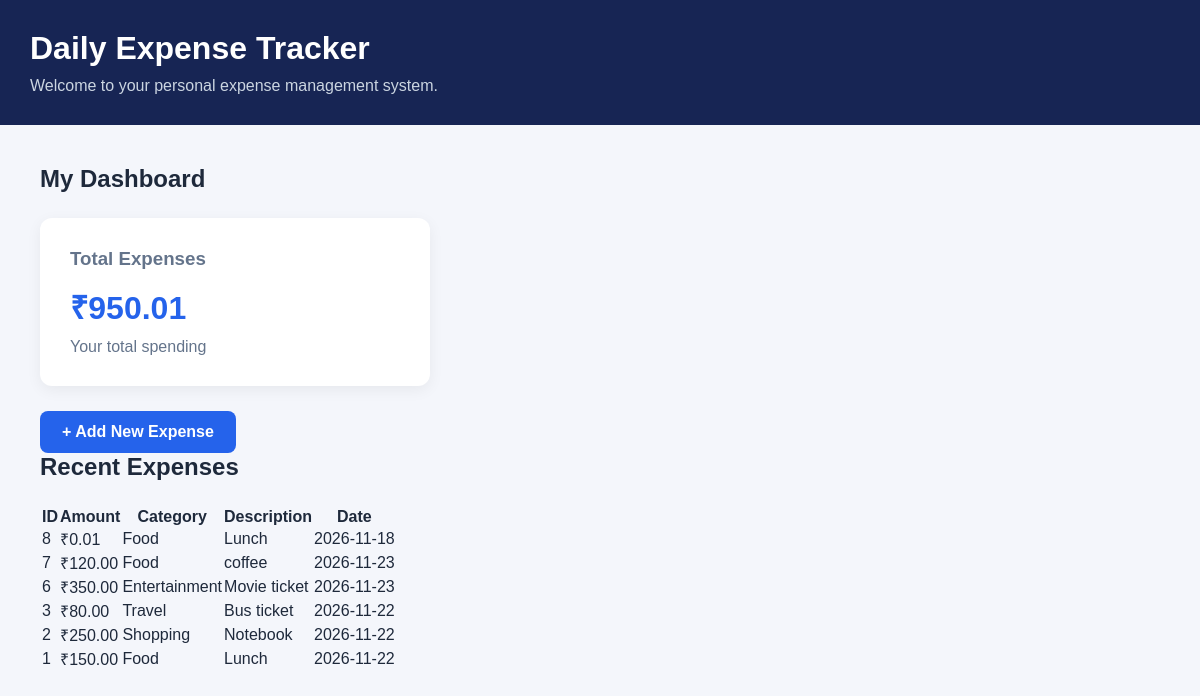
Before: / with the older database file.
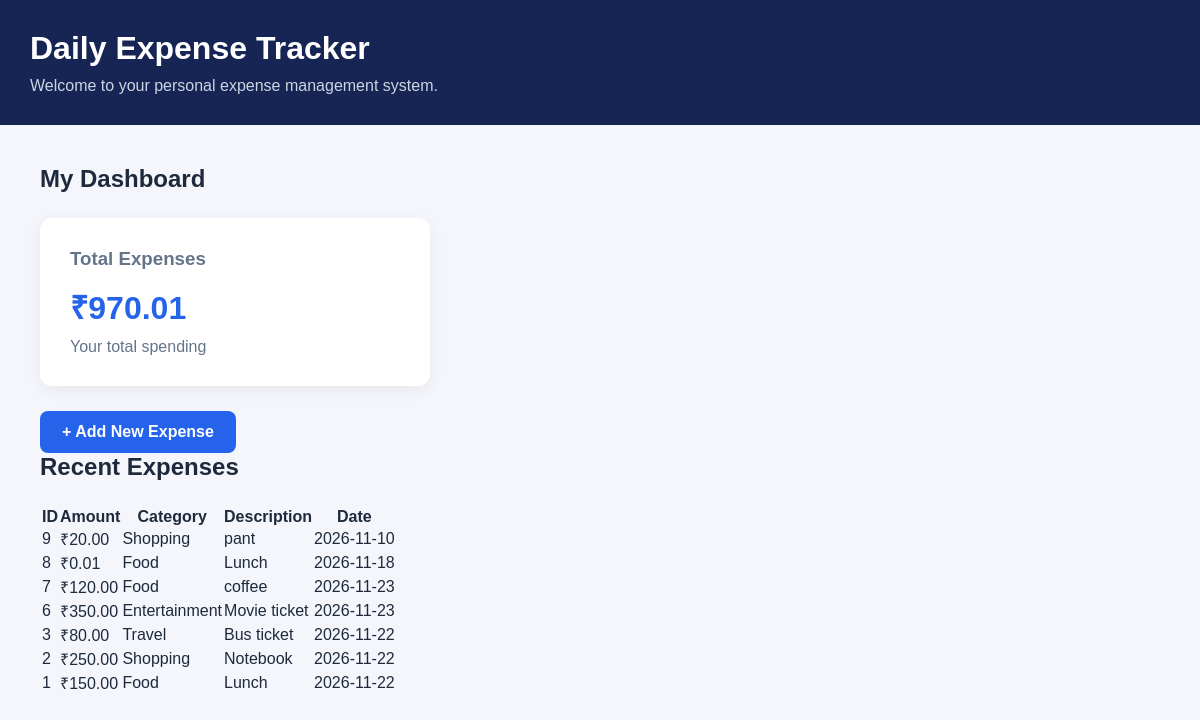
After: the same page with the newer database file.
### tables this page shows
CREATE TABLE expenses (
    id INTEGER PRIMARY KEY AUTOINCREMENT,
    amount REAL NOT NULL,
    category TEXT NOT NULL,
    description TEXT,
    expense_date DATE NOT NULL,
    created_at DATETIME DEFAULT CURRENT_TIMESTAMP
);

### app.py (the view)
@app.route("/")
def home():
    expenses = get_all_expenses()
    total_expenses = sum(
        float(expense["amount"]) for expense in expenses
    )
    return render_template(
        "dashboard.html",
        expenses=expenses,
        total_expenses=total_expenses
    )

### database.py (called while the page is built)
def get_connection():
    connection = sqlite3.connect(DB_PATH)
    connection.row_factory = sqlite3.Row
    return connection

### expense_operations.py (called while the page is built)
def get_all_expenses():
    connection = get_connection()
    try:
        query = "SELECT * FROM expenses ORDER BY id DESC"
        expenses = connection.execute(query).fetchall()
        return expenses
    finally:
        connection.close()

### templates/dashboard.html (shortened to what this page needs)
<!DOCTYPE html>
<html lang="en">
<head>
    <link rel="stylesheet" href="{{ url_for('static', filename='css/style.css') }}">
</head>
<body>
    <header>
        <h1>Daily Expense Tracker</h1>
        <p>Welcome to your personal expense management system.</p>
    </header>
    <main>
        <section class="dashboard">
            <h2>My Dashboard</h2>
            <div class="expense-card">
                <h3>Total Expenses</h3>
                <h2>₹{{ "%.2f"|format(total_expenses) }}</h2>
                <p>Your total spending</p>
            </div>
            <a href="{{ url_for('add_expense') }}" class="add-expense-btn">
                + Add New Expense
            </a>
            <section class="expense-list">
                <h2>Recent Expenses</h2>
                {% if expenses %}
                    <table>
                        <thead>
                            <tr>
                                <th>ID</th>
                                <th>Amount</th>
                                <th>Category</th>
                                <th>Description</th>
                                <th>Date</th>
                            </tr>
                        </thead>
                        <tbody>
                            {% for expense in expenses %}
                            <tr>
                                <td>{{ expense["id"] }}</td>
                                <td>₹{{ "%.2f"|format(expense["amount"]) }}</td>
                                <td>{{ expense["category"] }}</td>
                                <td>{{ expense["description"] or "-" }}</td>
                                <td>{{ expense["expense_date"] }}</td>
                            </tr>
                            {% endfor %}
                        </tbody>
                    </table>
                {% else %}
                    <p>No expenses found. Start by adding your first expense.</p>
                {% endif %}
            </section>
        </section>
    </main>
</body>
</html>

### static/css/style.css (style rules this page uses)
* { margin: 0; padding: 0; box-sizing: border-box; }
body { font-family: Arial, sans-serif; background-color: #f4f6fb; color: #1e293b; }
header { background-color: #172554; color: white; padding: 30px; }
header h1 { margin-bottom: 10px; }
header p { color: #cbd5e1; }
main { padding: 40px; }
.dashboard h2 { margin-bottom: 25px; }
.expense-card { background-color: white; padding: 30px; border-radius: 12px; max-width: 390px; margin-bottom: 25px; box-shadow: 0 4px 15px rgba(0, 0, 0, 0.06); }
.expense-card h3 { color: #64748b; margin-bottom: 15px; }
.expense-card h2 { color: #2563eb; font-size: 32px; margin-bottom: 10px; }
.expense-card p { color: #64748b; }
.add-expense-btn { display: inline-block; background-color: #2563eb; color: white; padding: 12px 22px; text-decoration: none; border-radius: 8px; font-weight: bold; border: none; cursor: pointer; }

Changed rows visible on the page:
added expenses: id "9", amount "20.00", category "Shopping", description "pant", expense_date "2026-11-10"
Other visible differences:
{{ "%.2f"|format(total_expenses) }}: "950.01" → "970.01"
